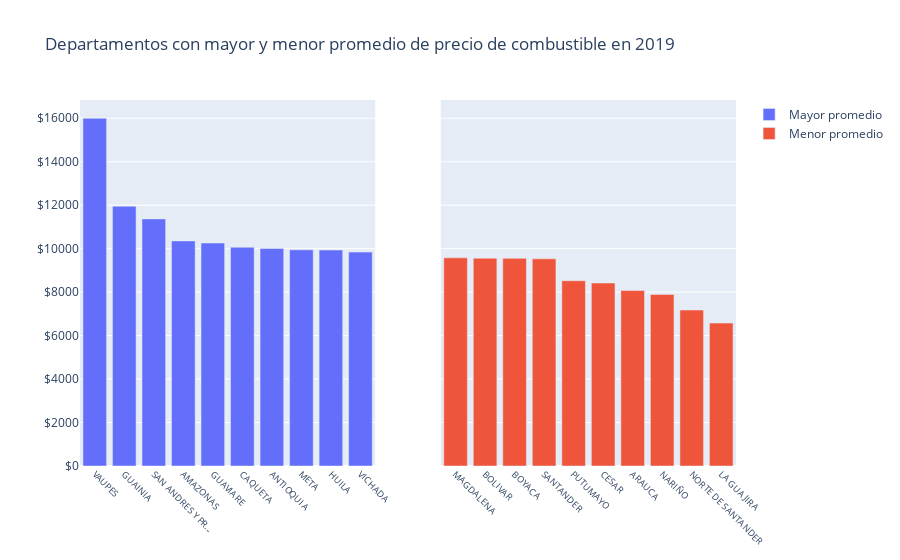
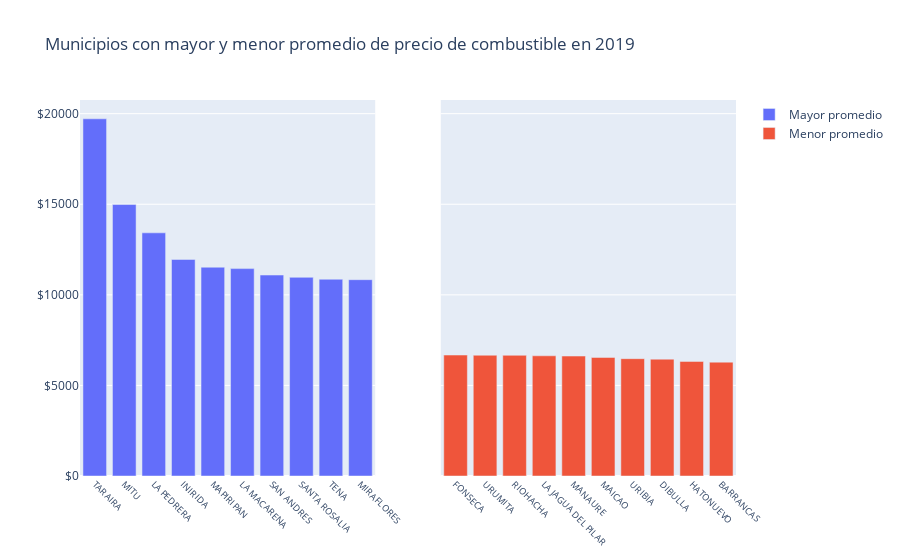
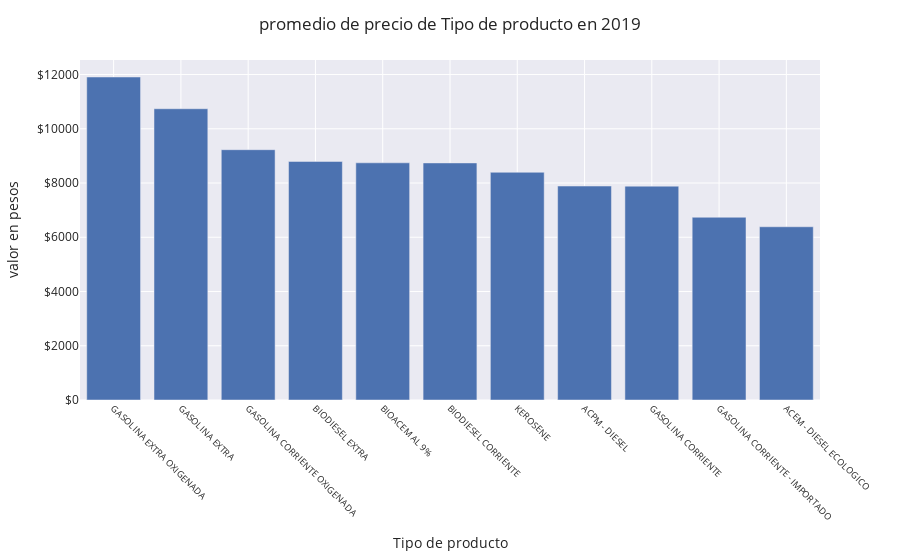

The code cell stored with these charts, in order, in its notebook:
### Markdown cell above
## 3. Representación de los datos:

- se llama a la función anterior con los argumentos mencionados. Por lo que podemos observar y sacar conclusiónes en cuanto al promedio del precio del combustible en 2019 en los departamentos y municipios del país.

### Code cell
graficar_mayores_menores('NombreDepartamento',2019,'Departamentos')
graficar_mayores_menores('municipio',2019,'Municipios')
graficar_datos_ordenados('producto',2019,'Tipo de producto')

### Figure 1 — Plotly figure (JSON) as saved in the notebook; plotly's stock layout.template omitted (floating-point values rounded to 4 significant figures)
{"data": [{"name": "Mayor promedio", "type": "bar", "x": ["VAUPES", "GUAINIA", "SAN ANDRES Y PR...", "AMAZONAS", "GUAVIARE", "CAQUETA", "ANTIOQUIA", "META", "HUILA", "VICHADA"], "xaxis": "x", "y": ["15,998.61", "11,953.79", "11,368.18", "10,356.71", "10,258.56", "10,063.26", "10,008.61", "9,947.22", "9,938.14", "9,842.13"], "yaxis": "y"}, {"name": "Menor promedio", "type": "bar", "x": ["MAGDALENA", "BOLIVAR", "BOYACA", "SANTANDER", "PUTUMAYO", "CESAR", "ARAUCA", "NARIÑO", "NORTE DE SANTANDER", "LA GUAJIRA"], "xaxis": "x2", "y": ["9,578.79", "9,561.26", "9,556.07", "9,531.27", "8,524.47", "8,419.51", "8,072.61", "7,892.58", "7,175.12", "6,576.36"], "yaxis": "y2"}], "layout": {"autosize": true, "title": {"text": "Departamentos con mayor y menor promedio de precio de combustible en 2019"}, "xaxis": {"anchor": "y", "autorange": true, "domain": [0, 0.45], "range": [-0.5, 9.5], "tickangle": 45, "tickfont": {"size": 9}, "type": "category"}, "xaxis2": {"anchor": "y2", "autorange": true, "domain": [0.55, 1], "range": [-0.5, 9.5], "tickangle": 45, "tickfont": {"size": 9}, "type": "category"}, "yaxis": {"anchor": "x", "autorange": true, "domain": [0, 1], "range": [0, 16840.0], "tickformat": "$"}, "yaxis2": {"anchor": "x2", "autorange": true, "domain": [0, 1], "matches": "y", "range": [0, 16840.0], "showticklabels": false}}}

### Figure 2 — Plotly figure (JSON) as saved in the notebook; plotly's stock layout.template omitted (floating-point values rounded to 4 significant figures)
{"data": [{"name": "Mayor promedio", "type": "bar", "x": ["TARAIRA", "MITU", "LA PEDRERA", "INIRIDA", "MAPIRIPAN", "LA MACARENA", "SAN ANDRES", "SANTA ROSALIA", "TENA", "MIRAFLORES"], "xaxis": "x", "y": ["19,716.67", "14,984.59", "13,422.73", "11,953.79", "11,524.81", "11,447.35", "11,091.24", "10,966.67", "10,860.67", "10,836.24"], "yaxis": "y"}, {"name": "Menor promedio", "type": "bar", "x": ["FONSECA", "URUMITA", "RIOHACHA", "LA JAGUA DEL PILAR", "MANAURE", "MAICAO", "URIBIA", "DIBULLA", "HATONUEVO", "BARRANCAS"], "xaxis": "x2", "y": ["6,676.92", "6,666.90", "6,662.65", "6,634.52", "6,620.60", "6,545.06", "6,475.72", "6,449.38", "6,324.64", "6,284.13"], "yaxis": "y2"}], "layout": {"autosize": true, "title": {"text": "Municipios con mayor y menor promedio de precio de combustible en 2019"}, "xaxis": {"anchor": "y", "autorange": true, "domain": [0, 0.45], "range": [-0.5, 9.5], "tickangle": 45, "tickfont": {"size": 9}, "type": "category"}, "xaxis2": {"anchor": "y2", "autorange": true, "domain": [0.55, 1], "range": [-0.5, 9.5], "tickangle": 45, "tickfont": {"size": 9}, "type": "category"}, "yaxis": {"anchor": "x", "autorange": true, "domain": [0, 1], "range": [0, 20750.0], "tickformat": "$"}, "yaxis2": {"anchor": "x2", "autorange": true, "domain": [0, 1], "matches": "y", "range": [0, 20750.0], "showticklabels": false}}}

### Figure 3 — Plotly figure (JSON) as saved in the notebook; plotly's stock layout.template omitted (floating-point values rounded to 4 significant figures)
{"data": [{"alignmentgroup": "True", "hovertemplate": "x=%{x}<br>y=%{y}<extra></extra>", "legendgroup": "", "marker": {"color": "rgb(76,114,176)"}, "name": "", "offsetgroup": "", "orientation": "v", "showlegend": false, "textposition": "auto", "type": "bar", "x": ["GASOLINA EXTRA OXIGENADA", "GASOLINA EXTRA", "GASOLINA CORRIENTE OXIGENADA", "BIODIESEL EXTRA", "BIOACEM AL 9%", "BIODIESEL CORRIENTE", "KEROSENE", "ACPM - DIESEL", "GASOLINA CORRIENTE", "GASOLINA CORRIENTE - IMPORTADO", "ACEM - DIESEL ECOLOGICO"], "xaxis": "x", "y": ["11,909.56", "10,739.20", "9,229.40", "8,796.41", "8,745.63", "8,741.06", "8,397.43", "7,889.02", "7,885.55", "6,738.66", "6,388.17"], "yaxis": "y"}], "layout": {"autosize": true, "barmode": "relative", "legend": {"tracegroupgap": 0}, "margin": {"t": 60}, "title": {"text": "promedio de precio de Tipo de producto en 2019"}, "xaxis": {"anchor": "y", "autorange": true, "domain": [0, 1], "range": [-0.5, 10.5], "tickangle": 45, "tickfont": {"size": 9}, "title": {"text": "Tipo de producto"}, "type": "category"}, "yaxis": {"anchor": "x", "autorange": true, "domain": [0, 1], "range": [0, 12540.0], "tickformat": "$", "title": {"text": "valor en pesos"}}}}
